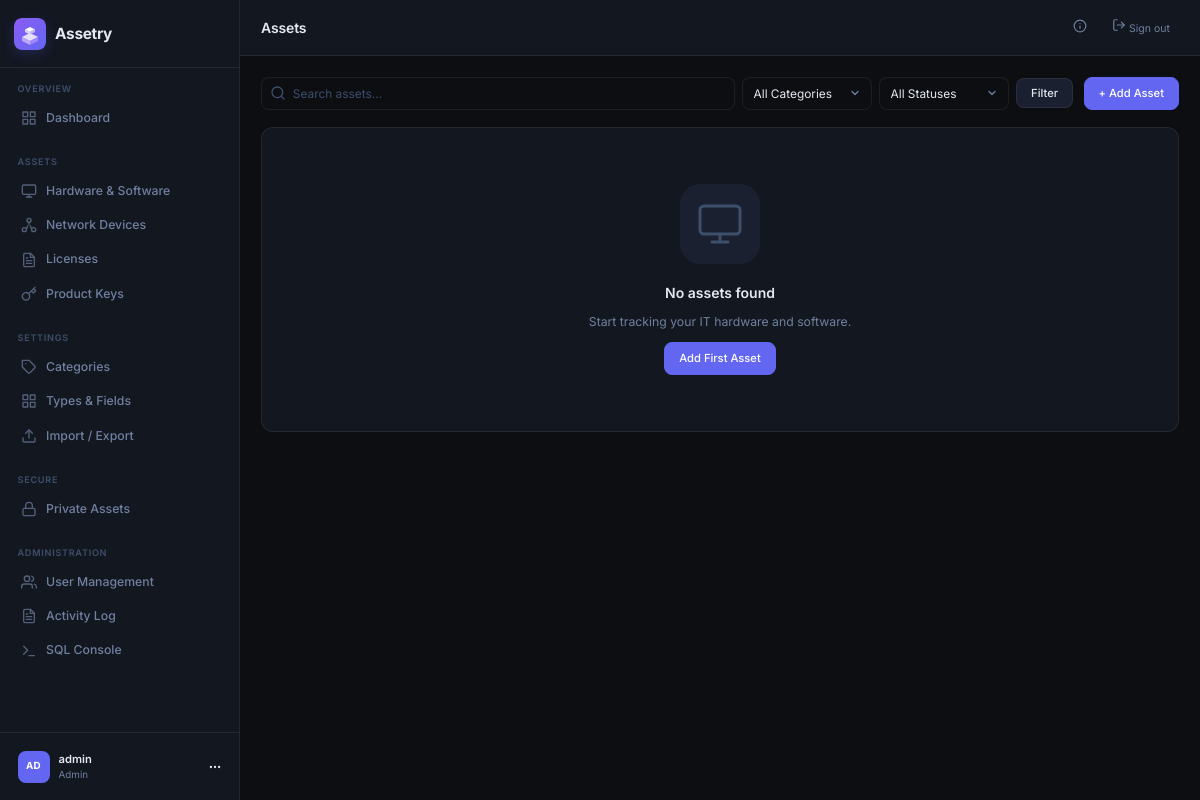
Screenshot of /assets (signed in) with the database file from the repository.
### tables this page shows
CREATE TABLE users (
            id INTEGER PRIMARY KEY AUTOINCREMENT,
            username TEXT UNIQUE NOT NULL,
            email TEXT UNIQUE NOT NULL,
            password_hash TEXT NOT NULL,
            role TEXT NOT NULL DEFAULT 'user',
            avatar_color TEXT NOT NULL DEFAULT '#6366f1',
            created_at DATETIME DEFAULT CURRENT_TIMESTAMP,
            last_login DATETIME,
            is_active INTEGER DEFAULT 1
        );

### src/controllers/assets_controller.php (called while the page is built, shortened)
<?php
route('GET', '/assets', function($params) {
    requireLogin();
    $title = 'Assets';
    ob_start(); require __DIR__ . '/../views/pages/assets/index.php'; $content = ob_get_clean();
    require __DIR__ . '/../views/layouts/main.php';
});

### public/index.php (called while the page is built, shortened)
<?php
require_once __DIR__ . '/../src/router.php';

### src/auth.php (called while the page is built, shortened)
<?php
function isLoggedIn(): bool {
    return isset($_SESSION['user_id']);
}
function requireLogin(): void {
    if (!isLoggedIn() || currentUser() === null) {
        session_destroy();
        header('Location: /login');
        exit;
    }
}
function currentUser(): ?array {
    static $user = null;
    if ($user === null) {
        $db = getDB();
        $stmt = $db->prepare("SELECT * FROM users WHERE id = ? AND is_active = 1");
        $stmt->execute([$_SESSION['user_id']]);
        $user = $stmt->fetch();
    }
    return $user ?: null;
}

### src/helpers.php (called while the page is built, shortened)
<?php
function e(string $str): string {
    return htmlspecialchars($str, ENT_QUOTES, 'UTF-8');
}
function getAssetCategories(): array {
    return ['hardware', 'software', 'network', 'peripheral', 'accessory', 'mobile', 'storage', 'other'];
}
function builtInCategories(string $entityType): array {
    return match($entityType) {
        'asset' => getAssetCategories(),
        'key' => getKeyCategories(),
        default => [],
    };
}
function getCategoriesFor(string $entityType): array {
    $built = builtInCategories($entityType);
    $user = currentUser();
    $stmt = getDB()->prepare("SELECT name FROM custom_categories WHERE user_id = ? AND entity_type = ? ORDER BY name");
    $stmt->execute([$user['id'], $entityType]);
    $custom = array_column($stmt->fetchAll(), 'name');
    return array_values(array_unique(array_merge($built, $custom)));
}
function initials(string $name): string {
    $words = explode(' ', trim($name));
    return strtoupper(substr($name, 0, 2));
}

### src/views/layouts/main.php (the view, shortened to what this page needs)
<?php
require_once __DIR__ . '/../../auth.php';
$user = currentUser();
$currentPath = parse_url($_SERVER['REQUEST_URI'], PHP_URL_PATH);
function navActive(string $path): string {
    global $currentPath;
    if ($path === '/dashboard') {
        return $currentPath === '/dashboard' ? 'nav-item active' : 'nav-item';
    }
    return strpos($currentPath, $path) === 0 ? 'nav-item active' : 'nav-item';
}
?>
<!DOCTYPE html>
<html lang="en">
<head>
    <link rel="stylesheet" href="/static/app.css?v=<?= filemtime(__DIR__ . '/../../../public/static/app.css') ?>">
</head>
<body>
<div class="app-shell">
    <aside class="sidebar">
        <div class="sidebar-header">
            <a href="/dashboard" class="brand">
                <div class="brand-icon brand-icon-img">
                    <img src="/static/logo.svg" alt="Assetry" width="32" height="32">
                </div>
                <span class="brand-name">Assetry</span>
            </a>
        </div>
        <nav class="sidebar-nav">
            <div class="nav-section">
                <span class="nav-label">Overview</span>
                <a href="/dashboard" class="<?= navActive('/dashboard') ?>">
                    <span>Dashboard</span>
                </a>
            </div>
            <div class="nav-section">
                <span class="nav-label">Assets</span>
                <a href="/assets" class="<?= navActive('/assets') ?>">
                    <svg xmlns="http://www.w3.org/2000/svg" width="16" height="16" viewBox="0 0 24 24" fill="none" stroke="currentColor" stroke-width="2" stroke-linecap="round" stroke-linejoin="round"><rect x="2" y="3" width="20" height="14" rx="2" ry="2"/><line x1="8" y1="21" x2="16" y2="21"/><line x1="12" y1="17" x2="12" y2="21"/></svg>
                    <span>Hardware & Software</span>
                </a>
                <a href="/network" class="<?= navActive('/network') ?>">
                    <span>Network Devices</span>
                </a>
                <a href="/licenses" class="<?= navActive('/licenses') ?>">
                    <span>Licenses</span>
                </a>
                <a href="/keys" class="<?= navActive('/keys') ?>">
                    <svg xmlns="http://www.w3.org/2000/svg" width="16" height="16" viewBox="0 0 24 24" fill="none" stroke="currentColor" stroke-width="2" stroke-linecap="round" stroke-linejoin="round"><path d="M21 2l-2 2m-7.61 7.61a5.5 5.5 0 1 1-7.778 7.778 5.5 5.5 0 0 1 7.777-7.777zm0 0L15.5 7.5m0 0l3 3L22 7l-3-3m-3.5 3.5L19 4"/></svg>
                    <span>Product Keys</span>
                </a>
            </div>
            <div class="nav-section">
                <span class="nav-label">Settings</span>
                <a href="/categories" class="<?= navActive('/categories') ?>">
                    <svg xmlns="http://www.w3.org/2000/svg" width="16" height="16" viewBox="0 0 24 24" fill="none" stroke="currentColor" stroke-width="2" stroke-linecap="round" stroke-linejoin="round"><path d="M20.59 13.41l-7.17 7.17a2 2 0 0 1-2.83 0L2 12V2h10l8.59 8.59a2 2 0 0 1 0 2.82z"/><line x1="7" y1="7" x2="7.01" y2="7"/></svg>
                    <span>Categories</span>
                </a>
                <a href="/types" class="<?= navActive('/types') ?>">
                    <svg xmlns="http://www.w3.org/2000/svg" width="16" height="16" viewBox="0 0 24 24" fill="none" stroke="currentColor" stroke-width="2" stroke-linecap="round" stroke-linejoin="round"><path d="M3 3h7v7H3zM14 3h7v7h-7zM14 14h7v7h-7zM3 14h7v7H3z"/></svg>
                    <span>Types &amp; Fields</span>
                </a>
                <a href="/data" class="<?= navActive('/data') ?>">
                    <svg xmlns="http://www.w3.org/2000/svg" width="16" height="16" viewBox="0 0 24 24" fill="none" stroke="currentColor" stroke-width="2" stroke-linecap="round" stroke-linejoin="round"><path d="M21 15v4a2 2 0 0 1-2 2H5a2 2 0 0 1-2-2v-4"/><polyline points="17 8 12 3 7 8"/><line x1="12" y1="3" x2="12" y2="15"/></svg>
                    <span>Import / Export</span>
                </a>
            </div>
            <div class="nav-section">
                <span class="nav-label">Secure</span>
                <a href="/vault" class="<?= navActive('/vault') ?>">
                    <svg xmlns="http://www.w3.org/2000/svg" width="16" height="16" viewBox="0 0 24 24" fill="none" stroke="currentColor" stroke-width="2" stroke-linecap="round" stroke-linejoin="round"><rect x="3" y="11" width="18" height="11" rx="2" ry="2"/><path d="M7 11V7a5 5 0 0 1 10 0v4"/></svg>
                    <span>Private Assets</span>
                </a>
            </div>
            <?php if ($user && $user['role'] === 'admin'): ?>
            <div class="nav-section">
                <span class="nav-label">Administration</span>
                <a href="/admin/users" class="<?= navActive('/admin') ?>">
                    <span>User Management</span>
                </a>
                <a href="/admin/logs" class="<?= navActive('/admin/logs') ?>">
                    <span>Activity Log</span>
                </a>
                <a href="/admin/sql" class="<?= navActive('/admin/sql') ?>">
                    <svg xmlns="http://www.w3.org/2000/svg" width="16" height="16" viewBox="0 0 24 24" fill="none" stroke="currentColor" stroke-width="2" stroke-linecap="round" stroke-linejoin="round"><polyline points="4 17 10 11 4 5"/><line x1="12" y1="19" x2="20" y2="19"/></svg>
                    <span>SQL Console</span>
                </a>
            </div>
            <?php endif; ?>
        </nav>
        <div class="sidebar-footer">
            <a href="/profile" class="user-card">
                <div class="avatar" style="background: <?= e($user['avatar_color'] ?? '#6366f1') ?>">
                    <?= e(initials($user['username'] ?? 'U')) ?>
                </div>
                <div class="user-info">
                    <span class="user-name"><?= e($user['username'] ?? '') ?></span>
                    <span class="user-role"><?= e(ucfirst($user['role'] ?? 'user')) ?></span>
                </div>
                <svg xmlns="http://www.w3.org/2000/svg" width="14" height="14" viewBox="0 0 24 24" fill="none" stroke="currentColor" stroke-width="2" stroke-linecap="round" stroke-linejoin="round"><circle cx="12" cy="12" r="1"/><circle cx="19" cy="12" r="1"/><circle cx="5" cy="12" r="1"/></svg>
            </a>
        </div>
    </aside>
    <main class="main-content">
        <header class="topbar">
            <div class="topbar-left">
                <h1 class="page-title"><?= e($title ?? 'Dashboard') ?></h1>
            </div>
            <div class="topbar-right">
                <button type="button" class="btn-ghost btn-sm" onclick="document.getElementById('about-modal').style.display='flex'" title="About Assetry" style="padding:0.4rem">
                    <svg xmlns="http://www.w3.org/2000/svg" width="14" height="14" viewBox="0 0 24 24" fill="none" stroke="currentColor" stroke-width="2" stroke-linecap="round" stroke-linejoin="round"><circle cx="12" cy="12" r="10"/><line x1="12" y1="16" x2="12" y2="12"/><line x1="12" y1="8" x2="12.01" y2="8"/></svg>
                </button>
                <a href="/logout" class="btn-ghost btn-sm">
                    <svg xmlns="http://www.w3.org/2000/svg" width="14" height="14" viewBox="0 0 24 24" fill="none" stroke="currentColor" stroke-width="2" stroke-linecap="round" stroke-linejoin="round"><path d="M9 21H5a2 2 0 0 1-2-2V5a2 2 0 0 1 2-2h4"/><polyline points="16 17 21 12 16 7"/><line x1="21" y1="12" x2="9" y2="12"/></svg>
                    Sign out
                </a>
            </div>
        </header>
        <div class="content-area">
            <?php echo $content ?? ''; ?>
        </div>
    </main>
</div>
</body>
</html>

### public/static/app.css (style rules this page uses)
*, *::before, *::after { box-sizing: border-box; margin: 0; padding: 0; }
html { font-size: 14px; -webkit-font-smoothing: antialiased; }
:root { --bg: #0c0e12; --bg-surface: #131720; --bg-elevated: #1a2030; --bg-hover: #1f2840; --border: rgba(255,255,255,0.07); --border-focus: rgba(99,102,241,0.6); --text: #e4e8f0; --text-muted: #7080a0; --text-faint: #3d4f6a; --accent: #6366f1; --accent-hover: #7c7ff5; --accent-glow: rgba(99,102,241,0.2); --success: #10b981; --warning: #f59e0b; --danger: #ef4444; --info: #06b6d4; --purple: #8b5cf6; --sidebar-w: 240px; --topbar-h: 56px; --radius: 8px; --radius-lg: 12px; --font: 'Inter', -apple-system, BlinkMacSystemFont, sans-serif; --font-mono: 'JetBrains Mono', 'Fira Code', monospace; --shadow: 0 4px 24px rgba(0,0,0,0.4); --shadow-sm: 0 2px 8px rgba(0,0,0,0.3); }
body { font-family: var(--font); background: var(--bg); color: var(--text); line-height: 1.5; min-height: 100vh; }
a { color: inherit; text-decoration: none; }
button { cursor: pointer; font-family: inherit; border: none; background: none; }
.app-shell { display: flex; min-height: 100vh; }
.sidebar { width: var(--sidebar-w); background: var(--bg-surface); border-right: 1px solid var(--border); display: flex; flex-direction: column; flex-shrink: 0; position: fixed; top: 0; left: 0; height: 100vh; overflow-y: auto; z-index: 100; }
.sidebar-header { padding: 1.25rem 1rem; border-bottom: 1px solid var(--border); }
.brand { display: flex; align-items: center; gap: 0.65rem; color: var(--text); }
.brand-icon { width: 32px; height: 32px; background: var(--accent); border-radius: 8px; display: flex; align-items: center; justify-content: center; flex-shrink: 0; box-shadow: 0 0 16px var(--accent-glow); }
.brand-icon-img { background: transparent; box-shadow: 0 4px 14px var(--accent-glow); border-radius: 8px; overflow: hidden; }
.brand-icon-img img { width: 100%; height: 100%; display: block; }
.brand-name { font-size: 1.1rem; font-weight: 700; letter-spacing: -0.02em; color: var(--text); }
.sidebar-nav { flex: 1; padding: 1rem 0.75rem; display: flex; flex-direction: column; gap: 1.5rem; }
.nav-section { display: flex; flex-direction: column; gap: 2px; }
.nav-label { font-size: 0.65rem; font-weight: 600; text-transform: uppercase; letter-spacing: 0.08em; color: var(--text-faint); padding: 0 0.5rem; margin-bottom: 4px; }
.nav-item { display: flex; align-items: center; gap: 0.65rem; padding: 0.5rem 0.75rem; border-radius: var(--radius); color: var(--text-muted); font-size: 0.875rem; font-weight: 500; transition: all 0.15s; position: relative; }
.nav-item svg { flex-shrink: 0; opacity: 0.7; }
.sidebar-footer { padding: 0.75rem; border-top: 1px solid var(--border); }
.user-card { display: flex; align-items: center; gap: 0.65rem; padding: 0.5rem 0.5rem; border-radius: var(--radius); transition: background 0.15s; }
.avatar { width: 32px; height: 32px; border-radius: 8px; display: flex; align-items: center; justify-content: center; font-size: 0.7rem; font-weight: 700; color: #fff; flex-shrink: 0; letter-spacing: 0.02em; }
.user-info { flex: 1; min-width: 0; }
.user-name { display: block; font-size: 0.8rem; font-weight: 600; color: var(--text); white-space: nowrap; overflow: hidden; text-overflow: ellipsis; }
.user-role { display: block; font-size: 0.7rem; color: var(--text-muted); }
.main-content { margin-left: var(--sidebar-w); flex: 1; display: flex; flex-direction: column; min-width: 0; }
.topbar { height: var(--topbar-h); background: var(--bg-surface); border-bottom: 1px solid var(--border); display: flex; align-items: center; justify-content: space-between; padding: 0 1.5rem; position: sticky; top: 0; z-index: 50; backdrop-filter: blur(12px); }
.topbar-left { display: flex; align-items: baseline; gap: 0.75rem; }
.page-title { font-size: 1rem; font-weight: 600; color: var(--text); letter-spacing: -0.01em; }
.topbar-right { display: flex; align-items: center; gap: 0.75rem; }
.content-area { flex: 1; padding: 1.5rem; max-width: 1400px; width: 100%; }
.btn-ghost { color: var(--text-muted); padding: 0.5rem 0.75rem; }
.btn-sm { padding: 0.35rem 0.65rem; font-size: 0.75rem; }
* { transition-property: background-color, border-color, color, opacity, box-shadow; transition-duration: 0.12s; transition-timing-function: ease; }

### rows the page displays
users: username "AD", username "admin", role "Admin"

### other values shown
$title "Assets"
$newLabel "+ Add Asset"
